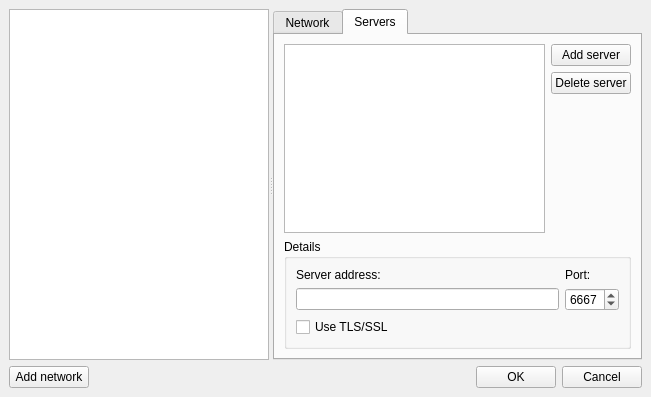
<?xml version="1.0" encoding="UTF-8"?>
<ui version="4.0">
 <class>FormNetworks</class>
 <widget class="QMainWindow" name="FormNetworks">
  <property name="geometry">
   <rect>
    <x>0</x>
    <y>0</y>
    <width>651</width>
    <height>397</height>
   </rect>
  </property>
  <property name="windowTitle">
   <string>irc2me: Networks</string>
  </property>
  <widget class="QWidget" name="centralwidget">
   <layout class="QVBoxLayout" name="verticalLayout_5">
    <item>
     <widget class="QSplitter" name="splitter">
      <property name="orientation">
       <enum>Qt::Horizontal</enum>
      </property>
      <widget class="QWidget" name="verticalLayoutWidget_2">
       <layout class="QVBoxLayout" name="verticalLayout_4">
        <item>
         <widget class="QListWidget" name="listWidget_networks"/>
        </item>
       </layout>
      </widget>
      <widget class="QTabWidget" name="tabWidget">
       <property name="enabled">
        <bool>true</bool>
       </property>
       <property name="currentIndex">
        <number>1</number>
       </property>
       <widget class="QWidget" name="tab_2">
        <attribute name="title">
         <string>Network</string>
        </attribute>
        <layout class="QVBoxLayout" name="verticalLayout_7">
         <item>
          <layout class="QFormLayout" name="formLayout_2">
           <item row="0" column="1">
            <widget class="QLineEdit" name="lineEdit_networkname"/>
           </item>
           <item row="0" column="0">
            <widget class="QLabel" name="label_3">
             <property name="text">
              <string>Network name:</string>
             </property>
            </widget>
           </item>
          </layout>
         </item>
         <item>
          <widget class="QGroupBox" name="groupBox_2">
           <property name="title">
            <string>Identity</string>
           </property>
           <layout class="QVBoxLayout" name="verticalLayout_6">
            <item>
             <layout class="QFormLayout" name="formLayout">
              <item row="0" column="0">
               <widget class="QLabel" name="label_5">
                <property name="text">
                 <string>Nickname:</string>
                </property>
               </widget>
              </item>
              <item row="2" column="0">
               <widget class="QLabel" name="label_4">
                <property name="text">
                 <string>Username:</string>
                </property>
               </widget>
              </item>
              <item row="0" column="1">
               <widget class="QLineEdit" name="lineEdit_ident_nickname"/>
              </item>
              <item row="2" column="1">
               <widget class="QLineEdit" name="lineEdit_ident_username"/>
              </item>
              <item row="1" column="0">
               <widget class="QLabel" name="label_6">
                <property name="text">
                 <string>Alternative nickname:</string>
                </property>
               </widget>
              </item>
              <item row="1" column="1">
               <widget class="QLineEdit" name="lineEdit_ident_nickname_alt"/>
              </item>
              <item row="3" column="0">
               <widget class="QLabel" name="label_7">
                <property name="text">
                 <string>Real name:</string>
                </property>
               </widget>
              </item>
              <item row="3" column="1">
               <widget class="QLineEdit" name="lineEdit_ident_realname"/>
              </item>
             </layout>
            </item>
           </layout>
          </widget>
         </item>
         <item>
          <widget class="QGroupBox" name="groupBox_3">
           <property name="title">
            <string>Connection</string>
           </property>
           <layout class="QVBoxLayout" name="verticalLayout_8">
            <item>
             <widget class="QCheckBox" name="checkBox_reconnect">
              <property name="text">
               <string>Reconnect to network on disconnect</string>
              </property>
             </widget>
            </item>
           </layout>
          </widget>
         </item>
         <item>
          <spacer name="verticalSpacer">
           <property name="orientation">
            <enum>Qt::Vertical</enum>
           </property>
           <property name="sizeHint" stdset="0">
            <size>
             <width>20</width>
             <height>40</height>
            </size>
           </property>
          </spacer>
         </item>
         <item>
          <layout class="QHBoxLayout" name="horizontalLayout">
           <item>
            <spacer name="horizontalSpacer_3">
             <property name="orientation">
              <enum>Qt::Horizontal</enum>
             </property>
             <property name="sizeHint" stdset="0">
              <size>
               <width>40</width>
               <height>20</height>
              </size>
             </property>
            </spacer>
           </item>
           <item>
            <widget class="QPushButton" name="pushButton_network_delete">
             <property name="text">
              <string>Delete network</string>
             </property>
            </widget>
           </item>
          </layout>
         </item>
        </layout>
       </widget>
       <widget class="QWidget" name="tab">
        <attribute name="title">
         <string>Servers</string>
        </attribute>
        <layout class="QVBoxLayout" name="verticalLayout_3">
         <item>
          <layout class="QHBoxLayout" name="horizontalLayout_2">
           <item>
            <widget class="QListWidget" name="listWidget_servers"/>
           </item>
           <item>
            <layout class="QVBoxLayout" name="verticalLayout">
             <item>
              <widget class="QPushButton" name="pushButton_server_add">
               <property name="text">
                <string>Add server</string>
               </property>
              </widget>
             </item>
             <item>
              <widget class="QPushButton" name="pushButton_server_delete">
               <property name="text">
                <string>Delete server</string>
               </property>
              </widget>
             </item>
             <item>
              <spacer name="verticalSpacer_2">
               <property name="orientation">
                <enum>Qt::Vertical</enum>
               </property>
               <property name="sizeHint" stdset="0">
                <size>
                 <width>20</width>
                 <height>40</height>
                </size>
               </property>
              </spacer>
             </item>
            </layout>
           </item>
          </layout>
         </item>
         <item>
          <widget class="QGroupBox" name="groupBox">
           <property name="enabled">
            <bool>true</bool>
           </property>
           <property name="title">
            <string>Details</string>
           </property>
           <layout class="QVBoxLayout" name="verticalLayout_2">
            <item>
             <layout class="QGridLayout" name="gridLayout">
              <item row="0" column="0">
               <widget class="QLabel" name="label">
                <property name="text">
                 <string>Server address:</string>
                </property>
               </widget>
              </item>
              <item row="0" column="1">
               <widget class="QLabel" name="label_2">
                <property name="sizePolicy">
                 <sizepolicy hsizetype="Fixed" vsizetype="Preferred">
                  <horstretch>0</horstretch>
                  <verstretch>0</verstretch>
                 </sizepolicy>
                </property>
                <property name="text">
                 <string>Port:</string>
                </property>
               </widget>
              </item>
              <item row="1" column="0">
               <widget class="QLineEdit" name="lineEdit_server_address">
                <property name="sizePolicy">
                 <sizepolicy hsizetype="Expanding" vsizetype="Fixed">
                  <horstretch>0</horstretch>
                  <verstretch>0</verstretch>
                 </sizepolicy>
                </property>
               </widget>
              </item>
              <item row="1" column="1">
               <widget class="QSpinBox" name="spinBox_server_port">
                <property name="sizePolicy">
                 <sizepolicy hsizetype="Fixed" vsizetype="Fixed">
                  <horstretch>0</horstretch>
                  <verstretch>0</verstretch>
                 </sizepolicy>
                </property>
                <property name="maximum">
                 <number>9999</number>
                </property>
                <property name="value">
                 <number>6667</number>
                </property>
               </widget>
              </item>
             </layout>
            </item>
            <item>
             <widget class="QCheckBox" name="checkBox_server_tls">
              <property name="text">
               <string>Use TLS/SSL</string>
              </property>
             </widget>
            </item>
           </layout>
          </widget>
         </item>
        </layout>
       </widget>
      </widget>
     </widget>
    </item>
    <item>
     <layout class="QHBoxLayout" name="horizontalLayout_4">
      <item>
       <widget class="QPushButton" name="pushButton_network_add">
        <property name="text">
         <string>Add network</string>
        </property>
       </widget>
      </item>
      <item>
       <spacer name="horizontalSpacer_2">
        <property name="orientation">
         <enum>Qt::Horizontal</enum>
        </property>
        <property name="sizeHint" stdset="0">
         <size>
          <width>40</width>
          <height>20</height>
         </size>
        </property>
       </spacer>
      </item>
      <item>
       <widget class="QPushButton" name="pushButton_ok">
        <property name="text">
         <string>OK</string>
        </property>
       </widget>
      </item>
      <item>
       <widget class="QPushButton" name="pushButton_cancel">
        <property name="text">
         <string>Cancel</string>
        </property>
       </widget>
      </item>
     </layout>
    </item>
   </layout>
  </widget>
  <widget class="QMenuBar" name="menubar">
   <property name="geometry">
    <rect>
     <x>0</x>
     <y>0</y>
     <width>651</width>
     <height>21</height>
    </rect>
   </property>
  </widget>
 </widget>
 <tabstops>
  <tabstop>listWidget_networks</tabstop>
  <tabstop>pushButton_network_add</tabstop>
  <tabstop>tabWidget</tabstop>
  <tabstop>lineEdit_networkname</tabstop>
  <tabstop>lineEdit_ident_nickname</tabstop>
  <tabstop>lineEdit_ident_nickname_alt</tabstop>
  <tabstop>lineEdit_ident_username</tabstop>
  <tabstop>lineEdit_ident_realname</tabstop>
  <tabstop>checkBox_reconnect</tabstop>
  <tabstop>pushButton_network_delete</tabstop>
  <tabstop>listWidget_servers</tabstop>
  <tabstop>pushButton_server_add</tabstop>
  <tabstop>pushButton_server_delete</tabstop>
  <tabstop>lineEdit_server_address</tabstop>
  <tabstop>spinBox_server_port</tabstop>
  <tabstop>checkBox_server_tls</tabstop>
  <tabstop>pushButton_ok</tabstop>
  <tabstop>pushButton_cancel</tabstop>
 </tabstops>
 <resources/>
 <connections/>
</ui>
